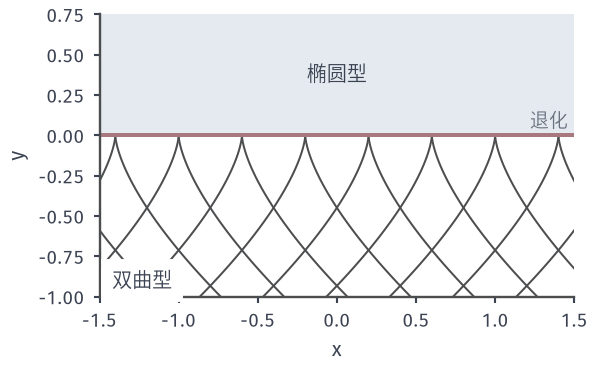

Write the Python code that produced this figure.
from pathlib import Path
import sys
ROOT = next(p for p in Path(__file__).resolve().parents if (p/'build.sh').is_file() and (p/'tex/book.tex').is_file())
sys.path.insert(0, str(ROOT/'figures/06-differential-equations/02-partial-differential-equations/matplotlib/pdeprob-common'))
from pdeprob_common import *
# Target: y u_xx + u_yy = 0 changes type across y=0; characteristic curves x -+ (2/3)(-y)^{3/2} = const in y<0.
fig, ax = figure(width_mm=84, height_mm=52); style(ax)
ax.fill_between([-1.5,1.5],0,.75,color=BLUE_FILL,lw=0)
s=np.linspace(0,1,120)
for c in np.arange(-2.2,2.3,.4):
    ax.plot(c+2/3*s**1.5,-s,color=LINE,lw=.8); ax.plot(c-2/3*s**1.5,-s,color=LINE,lw=.8)
ax.plot([-1.5,1.5],[0,0],color=RED,lw=1.6)
ax.text(0,.38,'椭圆型',ha='center',va='center'); ax.text(1.46,.09,'退化',ha='right',va='center',color=MUTED,fontsize=7.5)
ax.set_xlim(-1.5,1.5); ax.set_ylim(-1,.75); ax.set_xlabel('$x$'); ax.set_ylabel('$y$')
ax.text(-1.42,-.9,'双曲型',va='center',backgroundcolor='white')
save(fig, Path(__file__).resolve().parent, 'figure', {'formula':'characteristics x -+ (2/3)(-y)^(3/2)=c, y<0'})
